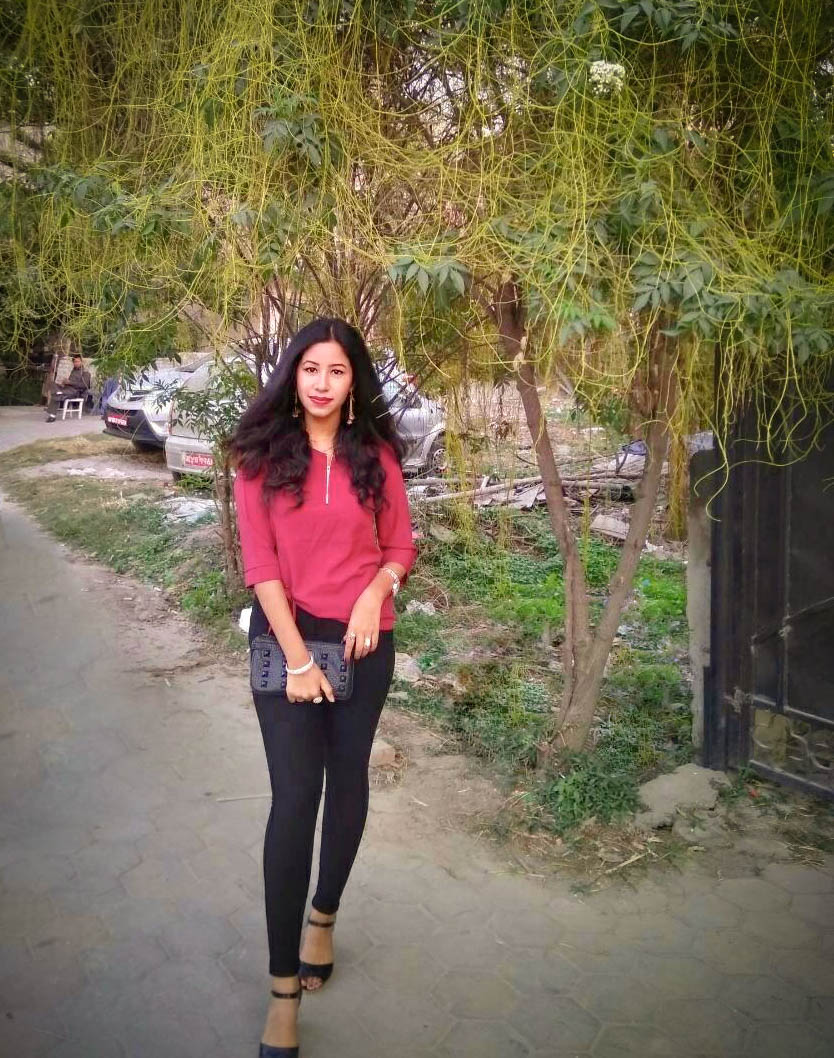
#> input picture Cartooning/Sample.jpg, 834 x 1058 px
$ jupyter execute Cartooning.ipynb   (shell and % lines are left out)
#> lines starting #> are read from the running program, lines starting #| are printed output that depends on the picture; after the words box and inside, x2 and y2 are one past the last pixel; in counts of white or black regions, pixels touching at a corner belong together
[cell 1]
import cv2
import numpy as np
import matplotlib.pyplot as plt

[cell 2]
#reading image
img = cv2.imread("Sample.jpg")
#> img is the input picture: shape (1058, 834, 3); mean B, G, R 84.4, 108.7, 119.7
org = cv2.cvtColor(img,cv2.COLOR_BGR2RGB)

[cell 3]
#getting edges
gray = cv2.cvtColor(img, cv2.COLOR_BGR2GRAY)
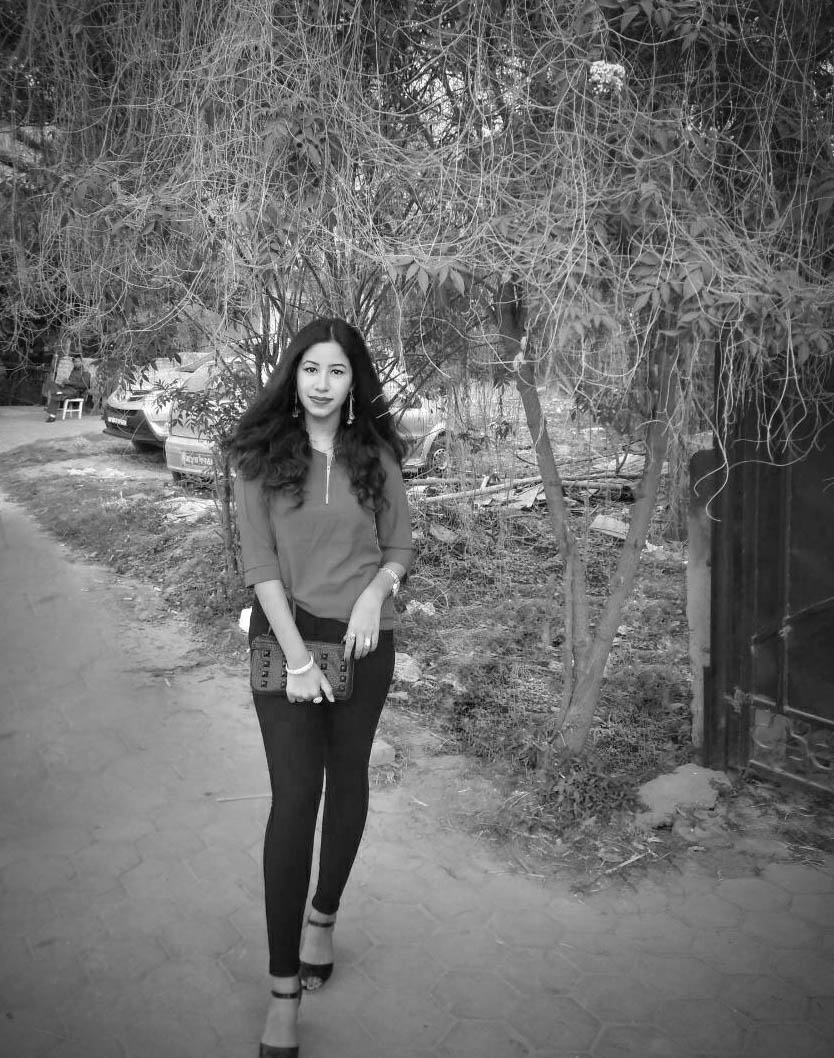
#> gray: shape (1058, 834); min 1, max 255, mean 109.2
gray = cv2.medianBlur(gray, 5)
edges = cv2.adaptiveThreshold(gray, 255, cv2.ADAPTIVE_THRESH_MEAN_C, cv2.THRESH_BINARY, 9, 9)
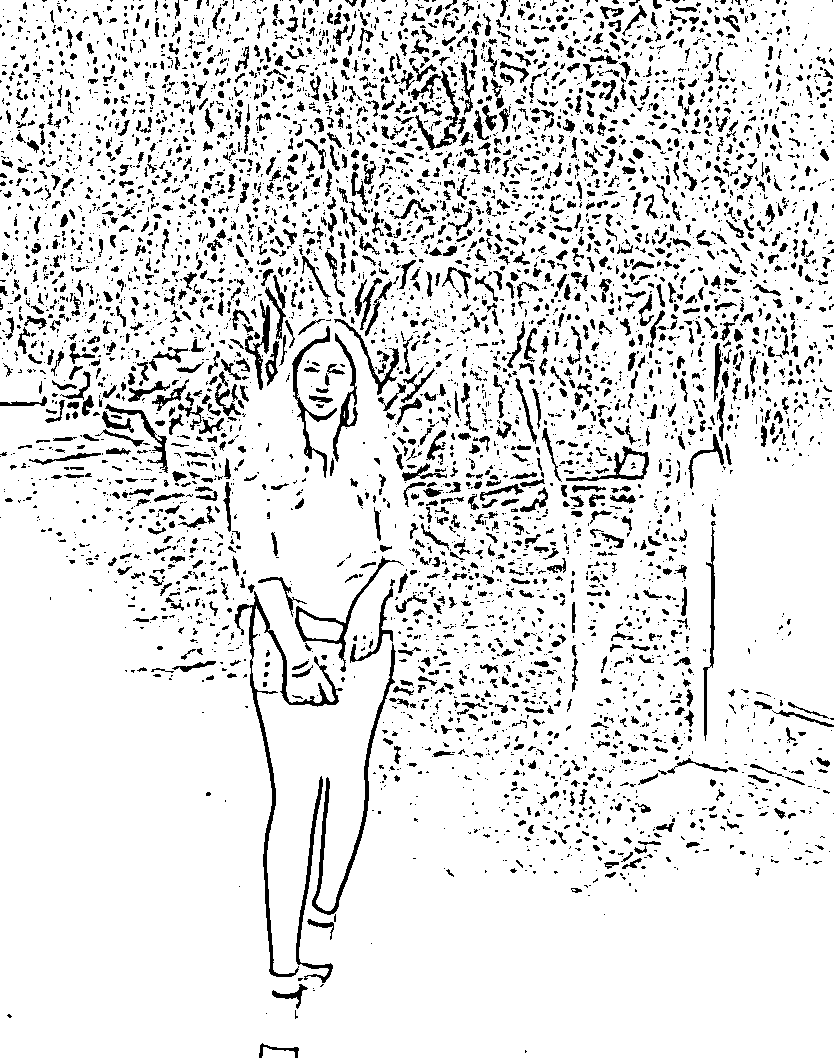
#> edges: shape (1058, 834); 87.9% white; 5227 black regions (3699 under 20 px), largest, box (x1, y1, x2, y2) and area: (234, 591, 343, 977) 2601, (312, 643, 396, 915) 1652, (296, 776, 333, 983) 933

[cell 4]
#Cartoonization
color = cv2.bilateralFilter(img, 9, 250, 250)
cartoon = cv2.bitwise_and(color, color, mask = edges)
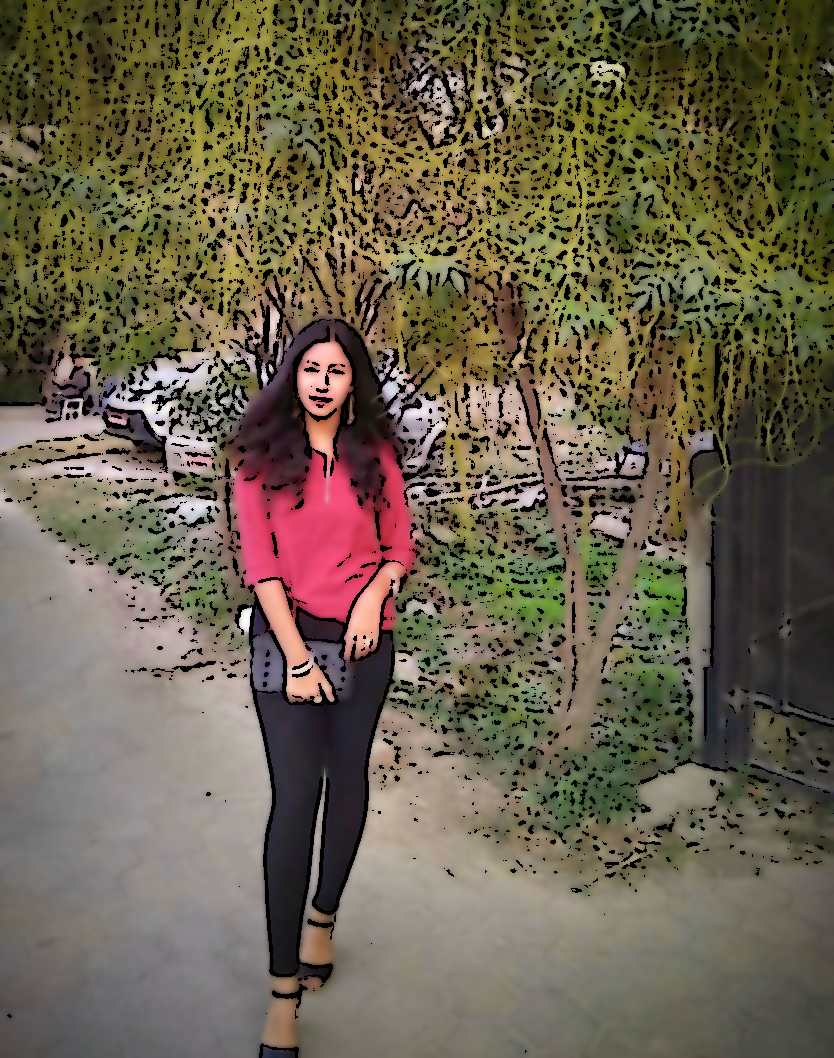
#> cartoon: shape (1058, 834, 3); mean B, G, R 76.8, 97.3, 106.9
